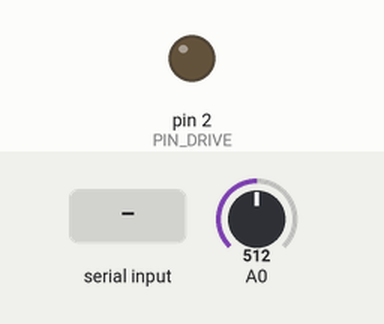
Simulated run of this sketch. Board: Arduino Uno, built with avr-gcc and run on an emulated ATmega328P. Parts: output pins drawn as LEDs (lit = HIGH). The inputs (shaded band) are chosen by the test bench; at power-on: A0 = 512. What the sketch prints to the serial monitor is not drawn.

Above: at 1.2 s.
1.3 s: "m" received over Serial
3.5 s: "m" received over Serial
At 4.01 s:
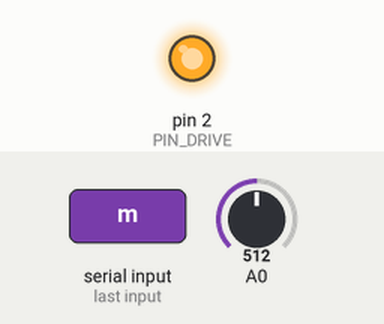
Timing chart, 0 to 6.5 s (numbered marks = the images above; inputs shaded):
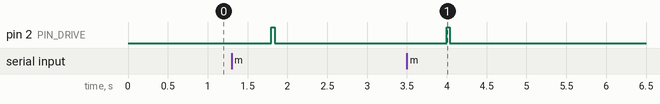

Measured:
- after the input at 1.3 s, pin 2 (PIN_DRIVE): LOW → HIGH after 0.50 s, → LOW 0.04 s later
- after the input at 3.5 s, pin 2 (PIN_DRIVE): LOW → HIGH after 0.50 s, → LOW 0.04 s later

The sketch:

piezo_B_cp_v1_1Mohm.ino
```cpp
// [저장소 메모] v1 — 기준저항 R_ref 1 MΩ, 100 µs 간격. 키트에 1 MΩ이 없어 v2(100 kΩ, 20 µs)로 바뀌었다.
// [저장소 메모] 2026-09-18 실험대(회로 A/B/C)용으로 설계. 하드웨어에서 실행된 기록·데이터는 없다.
//   2026-11-13 5x4 타일 설계에서 '2.5 V 바이어스' 방식은 '디스크마다 전파 정류' 방식으로 대체됐다.

// piezo_B_cp (2026-09-18)
// [회로 B] 압전소자 정전용량 C_p 실측 — RC 충전곡선법
//
// 회로:  D2 --[R_ref]--+-- A0
//                      +-- 압전소자(+)     압전소자(-) -- GND
//
// ※ 회로 A의 바이어스 저항 2개와 부하저항은 반드시 뽑고 진행할 것.
//    남아 있으면 R_ref와 병렬로 붙어 tau가 작게 나오고 C_p가 과소평가된다.
// ※ 측정 중 압전소자를 건드리면 압전 전압이 충전곡선에 얹혀 피팅이 망가진다.
//
// 원리:  D2를 LOW로 완전 방전 -> HIGH로 올려 R_ref를 통해 압전소자를 충전
//        V(t) = 5V x (1 - e^(-t/tau)),  tau = R_ref x C_p
//        63.2%(=3.16V) 도달 시각이 곧 tau. 스케치가 그 자리에서 추정해 준다.
//        정밀한 값은 CSV를 analyze_load_v2.py 로 지수 피팅해서 얻는다.
//
// 시리얼 명령 (500000 baud)
//   m : 충전곡선 1회 측정 (3회 반복 권장)
//   d : 샘플 간격 전환 20 / 100 / 500 us
//   s : 현재 설정 출력

// ===================== 측정 설정 =====================

const int   PIN_DRIVE = 2;
const float VREF      = 5.0;
const int   N_REC     = 400;          // 기록할 샘플 수

// R_ref는 반드시 멀티미터로 잰 실측값으로 바꿀 것. 이 값의 오차가 곧 C_p 오차다.
const float R_REF = 1000000.0;        // 1 MΩ 권장 (tau 약 15 ms @ 15 nF)

// ===================== 내부 변수 =====================

uint16_t rec[N_REC];
uint16_t sampleUs = 100;              // 100 us x 400 = 40 ms 관측창
uint16_t runId = 0;

inline uint16_t fastRead() {
  ADCSRA |= (1 << ADSC);
  while (ADCSRA & (1 << ADSC)) { }
  return ADC;
}

void setup() {
  Serial.begin(500000);
  while (!Serial) { }
  Serial.setTimeout(50);

  pinMode(PIN_DRIVE, INPUT);           // 평소에는 하이임피던스로 띄워 둔다

  ADMUX  = (1 << REFS0);
  ADCSRA = (1 << ADEN) | (1 << ADPS2);

  printSettings();
  Serial.println(F("mode,run,n,t_us,adc_raw,v,R_ref"));
  Serial.println(F("# 'm' 을 눌러 측정을 시작하세요."));
}

void printSettings() {
  float windowMs = (float)sampleUs * (float)N_REC / 1000.0;
  Serial.print(F("# piezo_B_cp | R_ref=")); Serial.print(R_REF, 0);
  Serial.print(F(" | dt_us="));             Serial.print(sampleUs);
  Serial.print(F(" | window_ms="));         Serial.print(windowMs, 1);
  Serial.print(F(" | 측정가능 tau <= "));     Serial.print(windowMs, 1);
  Serial.println(F(" ms"));
}

float toAbs(uint16_t adc) { return (float)adc * (VREF / 1023.0); }

void loop() {
  if (!Serial.available()) return;
  char c = Serial.read();
  if (c == 'm') {
    measureCp();
  } else if (c == 'd') {
    if      (sampleUs == 20)  sampleUs = 100;
    else if (sampleUs == 100) sampleUs = 500;
    else                      sampleUs = 20;
    printSettings();
  } else if (c == 's') {
    printSettings();
  }
}

void measureCp() {
  // 1) 완전 방전
  pinMode(PIN_DRIVE, OUTPUT);
  digitalWrite(PIN_DRIVE, LOW);
  delay(500);

  // 2) 충전 시작과 동시에 일정 간격으로 기록
  uint32_t next = micros();
  digitalWrite(PIN_DRIVE, HIGH);
  for (int i = 0; i < N_REC; i++) {
    while ((int32_t)(micros() - next) < 0) { }
    next += sampleUs;
    rec[i] = fastRead();
  }

  // 3) 뒷정리 — 다시 방전시키고 핀을 띄운다
  digitalWrite(PIN_DRIVE, LOW);
  delay(200);
  pinMode(PIN_DRIVE, INPUT);

  runId++;
  dumpCurve();
}

void dumpCurve() {
  for (int i = 0; i < N_REC; i++) {
    Serial.print(F("m,"));
    Serial.print(runId);                  Serial.print(',');
    Serial.print(i);                      Serial.print(',');
    Serial.print((uint32_t)i * sampleUs); Serial.print(',');
    Serial.print(rec[i]);                 Serial.print(',');
    Serial.print(toAbs(rec[i]), 4);       Serial.print(',');
    Serial.println(R_REF, 0);
  }
  estimateTau();
}

// 63.2% 도달 시각으로 tau를 현장 추정한다.
// V_inf 는 구동핀 HIGH 전압(약 5V)으로 둔다 — 관측창이 tau보다 짧아도 성립한다.
void estimateTau() {
  const uint16_t target = (uint16_t)(0.632 * 1023.0);   // 5V의 63.2% = ADC 646

  int hit = -1;
  for (int i = 0; i < N_REC; i++) {
    if (rec[i] >= target) { hit = i; break; }
  }

  Serial.print(F("# run "));    Serial.print(runId);
  Serial.print(F(" | V_end=")); Serial.print(toAbs(rec[N_REC - 1]), 3); Serial.print(F(" V"));

  if (hit <= 0) {
    Serial.println(F(" | tau 추정 실패: 관측창 안에서 63.2%에 도달하지 못했습니다."));
    Serial.println(F("#   -> 'd' 로 샘플 간격을 늘리거나, R_ref를 더 작은 값으로 바꾸세요."));
    return;
  }

  float tauUs = (float)hit * (float)sampleUs;
  float cp    = (tauUs * 1e-6) / R_REF;                 // C = tau / R

  Serial.print(F(" | tau=")); Serial.print(tauUs / 1000.0, 3); Serial.print(F(" ms"));
  Serial.print(F(" | Cp="));  Serial.print(cp * 1e9, 2);       Serial.println(F(" nF (현장 추정)"));
  Serial.println(F("#   정밀값은 CSV를 analyze_load_v2.py 로 지수 피팅해서 확인하세요."));

  if (hit < 5) {
    Serial.println(F("# [경고] 63.2% 도달이 5샘플 이내입니다. 분해능 부족 — 'd' 로 간격을 줄이세요."));
  }
}
```
